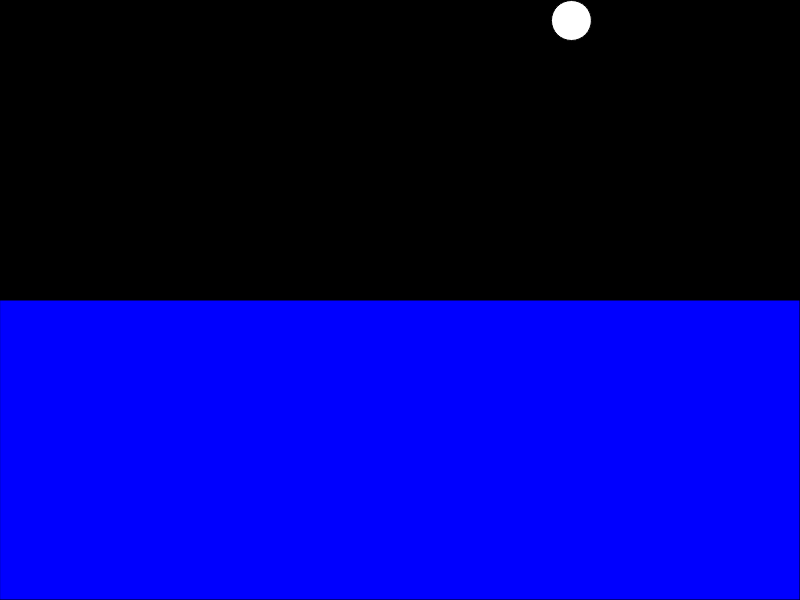
Frame 1 (no input)
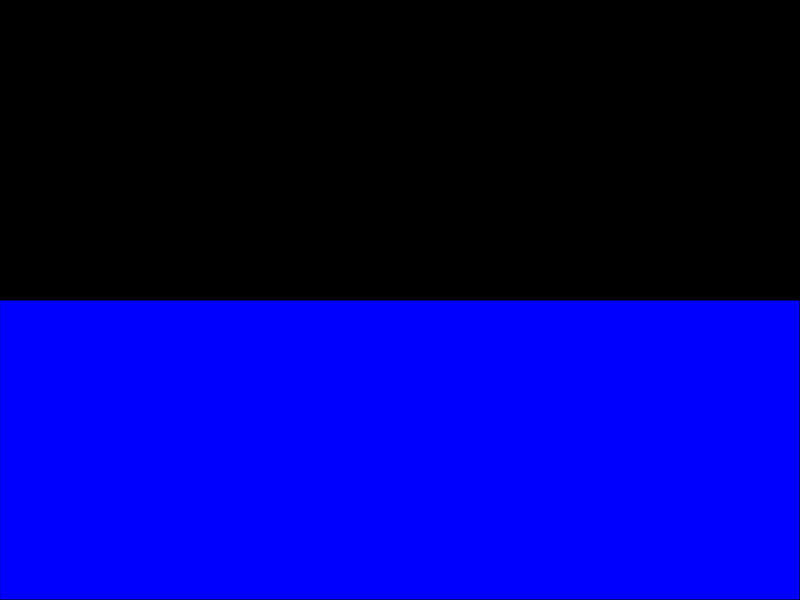
Frame 60 (no input)
Frame 120 (the mouse pressed at the canvas centre since frame 60): identical to frame 60, image omitted

The p5.js sketch that drew these frames (run headless with seeded random() and noise() and a simulated clock; from frame 60 on, the mouse is pressed at the canvas centre):

// p5.js sketch
// ── sketch.js
"use strict";

var ball;

function setup() {
  createCanvas(800, 600);
  colorMode(HSL);

  ball = new Ball(random(width), 20, false);
}

function draw() {
  background(0, 0, 0);

  fill(240, 100, 50)
  rect(0, height / 2, width, height / 2);
  var gravity = createVector(0, 0.5);
  var friction = ball.vel.copy();
  //friction.mult(-1.3);

  ball.applyForce(gravity);

  if (ball.loc.y >= height / 2) {
    ball.applyForce(friction);
    //ball.isTouched = true;
  }

  ball.update();
  ball.display();
}

class Ball {
  constructor(_x, _y, touching) {
    this.loc = createVector(_x, _y);
    this.vel = createVector();
    this.acc = createVector(0, 0);
    this.isTouched = touching;
    

  }

  update() {
    this.vel.add(this.acc);
    this.loc.add(this.vel);
    this.acc.mult(0);


    /*if (this.isTouched) {
      if (this.vel.y = 0) {
        //this.isTouched = true;
        this.velocity = (0, 0);
        this.edges();
      }
    }*/
  }

  edges() {
    if (this.loc.y > height + 20) {
      this.loc.y = height + 20;
    }

  }
  
  applyForce(force) {
    this.acc.add(force);
  }
  display() {
    push();
    fill(0, 0, 100);
    ellipse(this.loc.x, this.loc.y, 40, 40);
    pop();
  }
}
